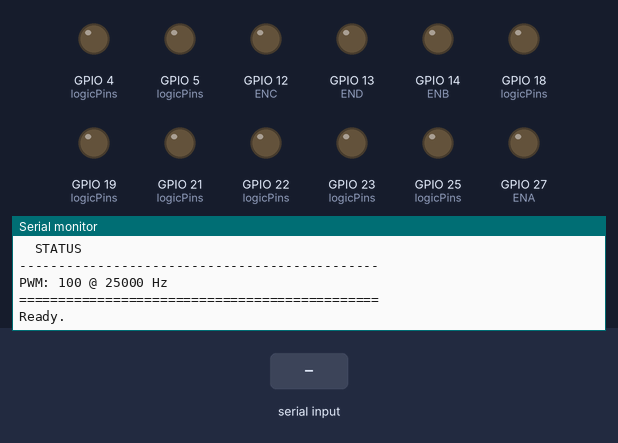
The sketch below on a simulated ESP32. Shown: output pins drawn as LEDs (lit = HIGH), the last lines printed to the serial monitor. The test bench sets the inputs (shaded band).

Above: at 2.2 s.
2.3 s: "HEAT\n" received over Serial
At 3.5 s:
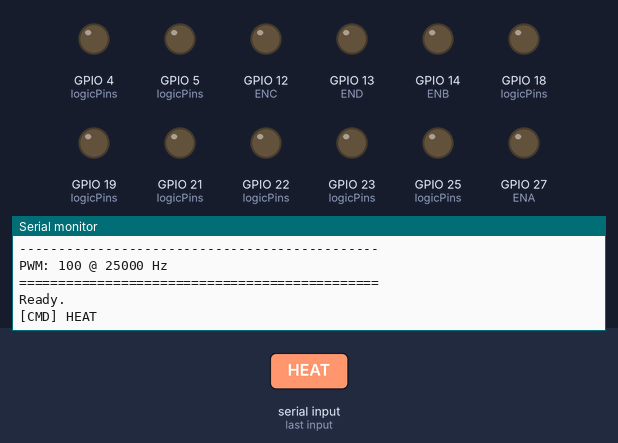
3.8 s: "COOL\n" received over Serial
At 4.8 s:
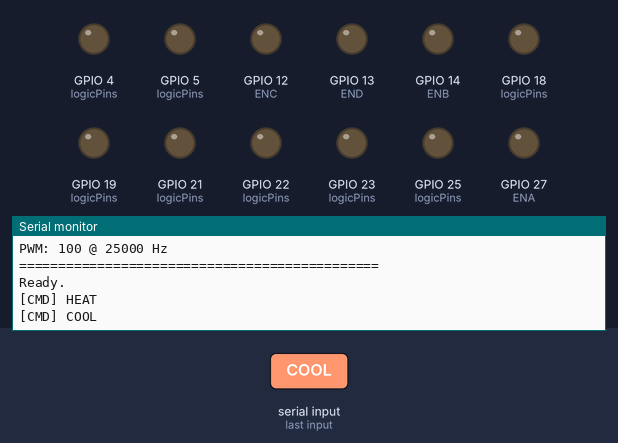
5.3 s: "ALL\n" received over Serial
At 6.1 s:
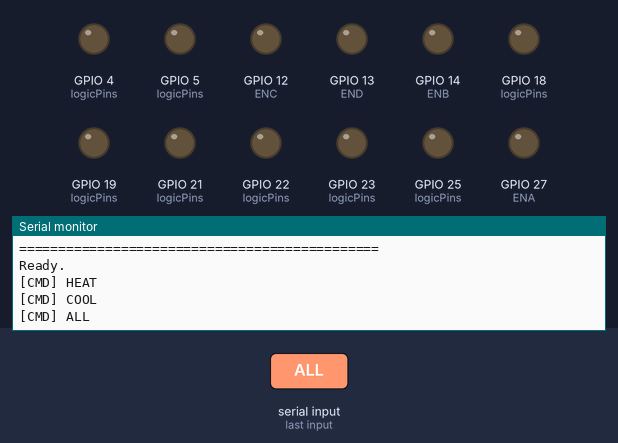

Measured:
- after the input at 2.3 s, the serial monitor: prints a new line at once (image 1)
- after the input at 3.8 s, the serial monitor: prints a new line at once (image 2)
- after the input at 5.3 s, the serial monitor: prints a new line at once (image 3)

The sketch:

esp32.ino
```cpp
/*
  ESP32 Peltier Test Controller
  -----------------------------
  ESP32 Core 3.x compatible
  FIXED PWM handling (NO analogWrite, NO ledcSetup)

  Serial @115200:
    HEAT A/B/C/D
    COOL A/B/C/D
    HEAT ALL
    COOL ALL
    STOP A/B/C/D
    STOP
    STATUS
*/

// ================= PIN DEFINITIONS =================
// H-Bridge 1 (A & B)
#define IN1 18   // A+
#define IN2 4    // A-
#define ENA 27   // PWM A

#define IN3 21   // B+
#define IN4 23   // B-
#define ENB 14   // PWM B

// H-Bridge 2 (C & D)
#define IN5 5    // C+
#define IN6 19   // C-
#define ENC 12   // PWM C

#define IN7 22   // D+
#define IN8 25   // D-
#define END 13   // PWM D

// ================= PWM SETTINGS =================
#define PWM_FREQ   25000
#define PWM_RES    8
#define FIXED_PWM  100

// ================= PELTIER STRUCT =================
struct Peltier {
  char label;
  int pinPlus;
  int pinMinus;
  int pinEnable;
  int currentPWM;
  bool isHeating;
  bool isActive;
};

// ================= PELTIER OBJECTS =================
Peltier peltiers[4] = {
  {'A', IN1, IN2, ENA, 0, false, false},
  {'B', IN3, IN4, ENB, 0, false, false},
  {'C', IN5, IN6, ENC, 0, false, false},
  {'D', IN7, IN8, END, 0, false, false}
};

// ================= FUNCTION DECLARATIONS =================
void setupPins();
void setPeltierPower(Peltier &p, bool heating);
void stopPeltier(Peltier &p);
void stopAll();
void printStatus();
void processCommand(String cmd);
Peltier* findPeltier(char label);

// ================= SETUP =================
void setup() {
  Serial.begin(115200);
  delay(1000);

  setupPins();
  stopAll();

  Serial.println();
  Serial.println("==============================================");
  Serial.println("ESP32 PELTIER TEST CONTROLLER (CORE 3.x)");
  Serial.println("==============================================");
  Serial.println("Commands:");
  Serial.println("  HEAT A/B/C/D");
  Serial.println("  COOL A/B/C/D");
  Serial.println("  HEAT ALL");
  Serial.println("  COOL ALL");
  Serial.println("  STOP [A/B/C/D]");
  Serial.println("  STATUS");
  Serial.println("----------------------------------------------");
  Serial.printf("PWM: %d @ %d Hz\n", FIXED_PWM, PWM_FREQ);
  Serial.println("==============================================");
  Serial.println("Ready.");
}

// ================= LOOP =================
void loop() {
  if (Serial.available()) {
    String cmd = Serial.readStringUntil('\n');
    cmd.trim();
    if (cmd.length()) {
      Serial.printf("[CMD] %s\n", cmd.c_str());
      processCommand(cmd);
    }
  }
  delay(50);
}

// ================= GPIO + PWM SETUP =================
void setupPins() {
  int logicPins[] = {IN1, IN2, IN3, IN4, IN5, IN6, IN7, IN8};
  for (int i = 0; i < 8; i++) {
    pinMode(logicPins[i], OUTPUT);
    digitalWrite(logicPins[i], LOW);
  }

  // ESP32 Core 3.x PWM attach
  ledcAttach(ENA, PWM_FREQ, PWM_RES);
  ledcAttach(ENB, PWM_FREQ, PWM_RES);
  ledcAttach(ENC, PWM_FREQ, PWM_RES);
  ledcAttach(END, PWM_FREQ, PWM_RES);

  ledcWrite(ENA, 0);
  ledcWrite(ENB, 0);
  ledcWrite(ENC, 0);
  ledcWrite(END, 0);
}

// ================= FIND PELTIER =================
Peltier* findPeltier(char label) {
  label = toupper(label);
  for (int i = 0; i < 4; i++) {
    if (peltiers[i].label == label) return &peltiers[i];
  }
  return nullptr;
}

// ================= COMMAND PROCESSOR =================
void processCommand(String cmd) {
  cmd.toUpperCase();
  cmd.trim();

  int space = cmd.indexOf(' ');
  String action = (space > 0) ? cmd.substring(0, space) : cmd;
  String target = (space > 0) ? cmd.substring(space + 1) : "";
  target.trim();

  if (action == "HEAT" || action == "COOL") {
    bool heating = (action == "HEAT");

    if (target == "ALL") {
      for (int i = 0; i < 4; i++) {
        setPeltierPower(peltiers[i], heating);
        peltiers[i].isActive = true;
      }
    } else if (target.length() == 1) {
      Peltier* p = findPeltier(target[0]);
      if (p) {
        setPeltierPower(*p, heating);
        p->isActive = true;
      }
    }
  }

  else if (action == "STOP") {
    if (target == "" || target == "ALL") {
      stopAll();
    } else if (target.length() == 1) {
      Peltier* p = findPeltier(target[0]);
      if (p) stopPeltier(*p);
    }
  }

  else if (action == "STATUS") {
    printStatus();
  }
}

// ================= SET POWER =================
void setPeltierPower(Peltier &p, bool heating) {
  // Stop first (dead-time)
  digitalWrite(p.pinPlus, LOW);
  digitalWrite(p.pinMinus, LOW);
  ledcWrite(p.pinEnable, 0);
  delay(100);

  p.isHeating = heating;
  p.currentPWM = FIXED_PWM;

  digitalWrite(p.pinPlus, heating ? HIGH : LOW);
  digitalWrite(p.pinMinus, heating ? LOW : HIGH);
  ledcWrite(p.pinEnable, FIXED_PWM);

  Serial.printf("Peltier %c -> %s @ PWM %d\n",
                p.label,
                heating ? "HEAT" : "COOL",
                FIXED_PWM);
}

// ================= STOP =================
void stopPeltier(Peltier &p) {
  digitalWrite(p.pinPlus, LOW);
  digitalWrite(p.pinMinus, LOW);
  ledcWrite(p.pinEnable, 0);

  p.currentPWM = 0;
  p.isActive = false;

  Serial.printf("Peltier %c STOPPED\n", p.label);
}

void stopAll() {
  for (int i = 0; i < 4; i++) stopPeltier(peltiers[i]);
}

// ================= STATUS =================
void printStatus() {
  Serial.println("\n----------- STATUS -----------");
  for (int i = 0; i < 4; i++) {
    Serial.printf("Peltier %c: %s\n",
      peltiers[i].label,
      peltiers[i].isActive
        ? (peltiers[i].isHeating ? "HEATING" : "COOLING")
        : "STOPPED");
  }
  Serial.println("------------------------------\n");
}
```
